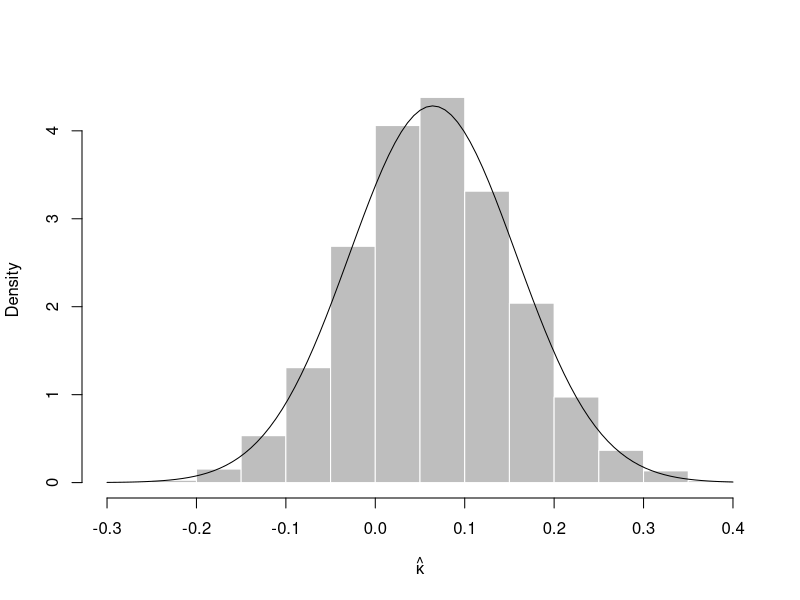

Here is the R script that generated this plot:

##--------------------------------------------------------------------##
## Stat 591                                                           ##
## Author: Ryan Martin (rgmartin@uic.edu)                             ##
## Date: 09/11/2013                                                   ##
## R code solutions for Homework 01                                   ##
##--------------------------------------------------------------------##

## Kappa 

# Function kappa = g(theta)

g <- function(u) {
	
  o <- (u[1] + u[2]) * (u[1] + u[3]) + (u[3] + u[4]) * (u[2] + u[4])
  fn <- ((u[1] + u[4] - o) / (1 - o))
  return(fn)
	
}

# (Numerical) gradient of the kappa function

dg <- function(u) {
	
  eps <- 1e-08
  gr <- numeric(4)
  for(i in 1:4) {
  	
  	uu <- u
  	uu[i] <- u[i] + eps
  	gr[i] <- (g(uu) - g(u)) / eps
  	
  }	
  return(matrix(gr, nrow=4))
	
}


## Covariance matrix of the MLE (= multinomial covariance / n**2)

cmat <- function(u, n) {
	
  o <- diag(u) - outer(u, u)
  return(o / n)
	
}


## Function for bootstrap distribution of kappa.mle

boot <- function(X, n, B=3000) {
	
  kap <- numeric(B)
  mle <- X / n
  for(b in 1:B) kap[b] <- g(as.numeric(table(sample(1:4, size=n, prob=mle, replace=TRUE))) / n)
  return(kap)
	
}


# TO RUN:

X <- c(22, 15, 33, 30)
n <- sum(X)
mle <- X / n
kappa.mle <- g(mle)
dg.mle <- dg(mle)
kappa.var <- t(dg.mle) %*% cmat(mle, n) %*% dg.mle
kappa.mle.ci <- kappa.mle + c(-1, 1) * qnorm(0.90) * sqrt(kappa.var)
kappa.boot <- boot(X, n)
kappa.boot.ci <- as.numeric(quantile(kappa.boot, c(0.05, 0.95)))

print(kappa.var)
print(kappa.mle.ci)
print(kappa.boot.ci)

hist(kappa.boot, freq=FALSE, col="gray", border="white", main="", xlab=expression(hat(kappa)))
curve(dnorm(x, kappa.mle, sqrt(kappa.var)), add=TRUE)
